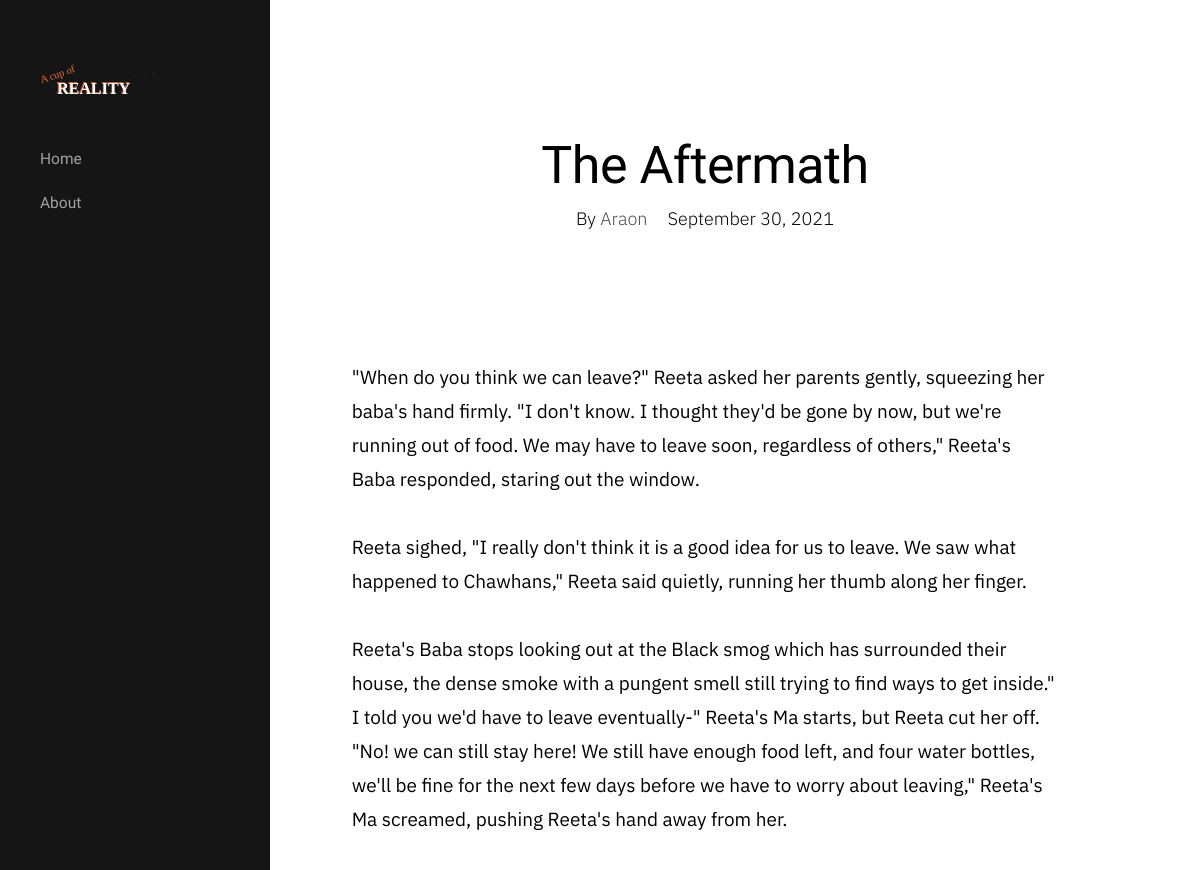
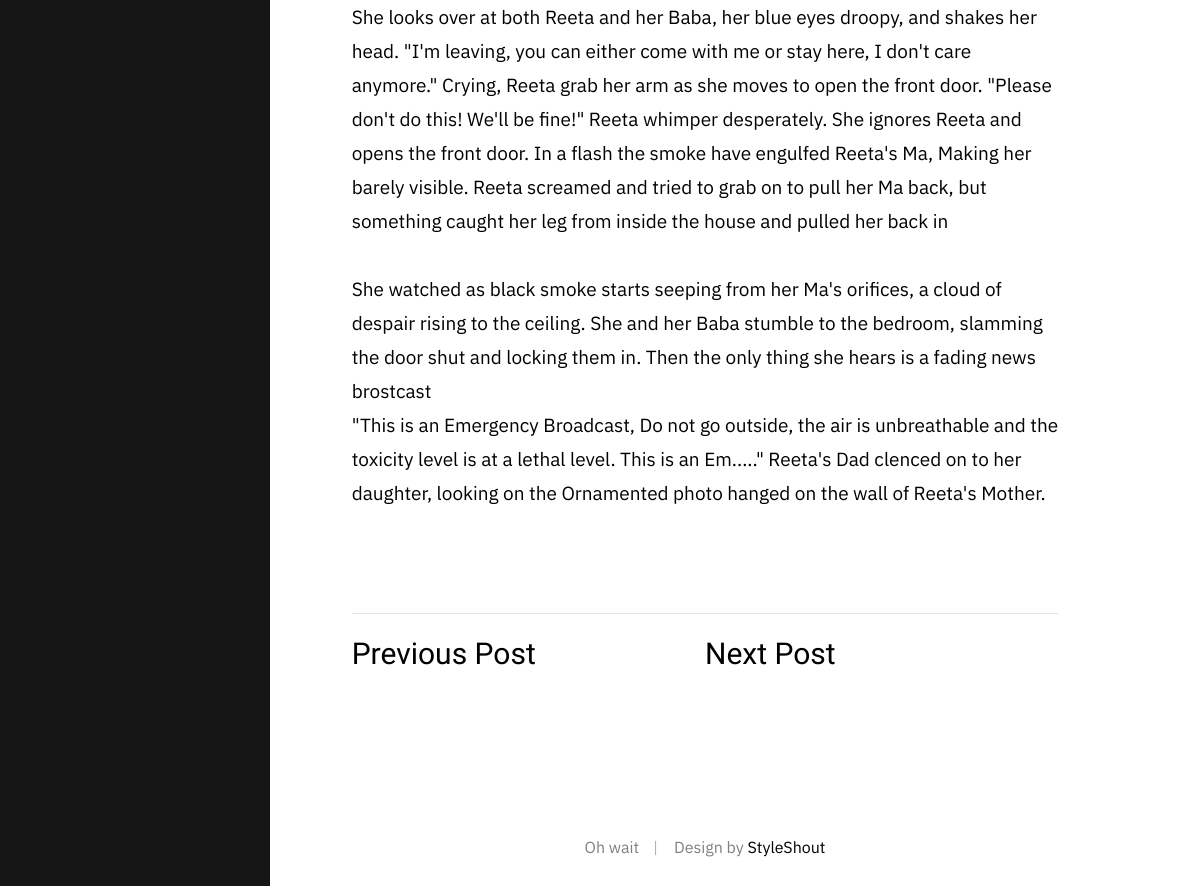
/blog/post/5, run on the app's committed database (2 pictures, top to bottom).
### araon/models.py (models this page shows, shortened)
class bloginfo(db.Model):
    id = db.Column(db.Integer, primary_key=True)
    title = db.Column(db.String(100), nullable=False)
    sub_title = db.Column(db.String(200), nullable=False)
    date_posted = db.Column(db.DateTime, nullable=False, default=datetime.utcnow)
    author = db.Column(db.String(100), nullable=False, default = 'System')
    content = db.Column(db.Text, nullable=False)
    header_img = db.Column(db.String(500), default = 'https://source.unsplash.com/1080x1920/?blog')

### araon/blog/routes.py (the view)
@blog.route('/blog/post/<int:post_id>')
def post(post_id):
    post = bloginfo.query.filter_by(id=post_id).one()
    return render_template('blogPost.html', post=post, prev = post_id - 1, nex = post_id + 1)

### araon/blog/templates/blogPost.html (shortened to what this page needs)
<!DOCTYPE html>
<html class="no-js" lang="en">
<head>
    <link rel="stylesheet" href="{{url_for('blog.static', filename='css/base.css')}}">
    <link rel="stylesheet" href="{{url_for('blog.static', filename='css/vendor.css')}}">
    <link rel="stylesheet" href="{{url_for('blog.static', filename='css/main.css')}}">
</head>
<body class="ss-bg-white">
    <div id="top" class="s-wrap site-wrapper">
        <header class="s-header header">
            <div class="header__top">
                <div class="header__logo">
                    <a class="site-logo" href="/">
                        <img src="{{url_for('blog.static', filename='images/logo.svg')}}" alt="A Cup of Reality">
                    </a>
                </div>
            </div>
            <nav class="header__nav-wrap">
                <ul class="header__nav">
                    <li><a href="/blog" title="">Home</a></li>
                    <li><a href="/blog/about" title="">About</a></li>
                </ul>
            </nav>
        </header>
        <div class="s-content content">
            <main class="row content__page">
                <article class="column large-full entry format-standard">
                    <div class="content__page-header entry__header">
                        <h1 class="display-1 entry__title">
                        {{ post.title }}
                        </h1>
                        <ul class="entry__header-meta">
                            <li class="author">By <a>{{ post.author }}</a></li>
                            <li class="date">{{ post.date_posted.strftime('%B %d, %Y') }}</li>
                        </ul>
                    </div>
                    <div class="entry__content">
                        <br>
                        <p>{{ post.content | safe }}</p>
                    </div>
                    <div class="entry__pagenav">
                        <div class="entry__nav">
                            <div class="entry__prev">
                                <a href="{{ prev }}" rel="prev">
                                    Previous Post
                                </a>
                            </div>
                            <div class="entry__next">
                                <a href="{{ nex }}" rel="next">
                                    Next Post
                                </a>
                            </div>
                        </div>
                    </div>
                </article>
            </main>
        </div>
        <footer class="s-footer footer">
            <div class="row">
                <div class="column large-full footer__content">
                    <div class="footer__copyright">
                        <span>Oh wait</span>
                        <span>Design by <a href="https://www.styleshout.com/">StyleShout</a></span>
                    </div>
                </div>
            </div>
        </footer>
    </div>
</body>

### araon/blog/static/css/base.css (style rules this page uses)
html { line-height: 1.15; -webkit-text-size-adjust: 100%; }
body { margin: 0; }
main { display: block; }
h1 { font-size: 2em; margin: 0.67em 0; }
a { background-color: transparent; }
img { border-style: none; }
html { font-size: 62.5%; box-sizing: border-box; }
*, *::before, *::after { box-sizing: inherit; }
body { font-weight: normal; line-height: 1; word-wrap: break-word; -moz-font-smoothing: grayscale; -moz-osx-font-smoothing: grayscale; -webkit-font-smoothing: antialiased; -webkit-overflow-scrolling: touch; -webkit-text-size-adjust: none; }
svg, img, video embed, iframe, object { max-width: 100%; height: auto; }
div, dl, dt, dd, ul, ol, li, h1, h2, h3, h4, h5, h6, pre, form, p, blockquote, th, td { margin: 0; padding: 0; }
p { font-size: inherit; text-rendering: optimizeLegibility; }
ol, ul { list-style: none; }
li { display: block; }
a { text-decoration: none; line-height: inherit; }
a img { border: none; }
.row { width: 89%; max-width: 1200px; margin: 0 auto; display: -ms-flexbox; display: -webkit-flex; display: flex; -webkit-flex-flow: row wrap; -ms-flex-flow: row wrap; flex-flow: row wrap; }
.column { -webkit-flex: 1 1 0%; -ms-flex: 1 1 0%; flex: 1 1 0%; padding: 0 20px; }
.large-12, .large-full { -webkit-flex: 0 0 100%; -ms-flex: 0 0 100%; flex: 0 0 100%; max-width: 100%; }
@media screen and (max-width:1200px) { .column { padding: 0 16px; } }

### data on the page
bloginfo: title "The Aftermath", author "Araon", date_posted "September 30, 2021", content "\"When do you think we can leave?\" Reeta asked her parents gently, squeezing her baba's hand firmly. \"I don't know. I thought they'd be gone by now, but we're running out of food. We may have to leave soon, regardless of others,\" Reeta's Baba responded, staring out the window. Reeta sighed, \"I really don't think it is a good idea for us to leave. We saw what happened to Chawhans,\" Reeta said quietly, running her thumb along her finger. Reeta's Baba stops looking out at the Black smog which has surrounded their house, the dense smoke with a pungent smell still trying to find ways to get inside.\" I told you we'd have to leave eventually-\" Reeta's Ma starts, but Reeta cut her off. \"No! we can…"
